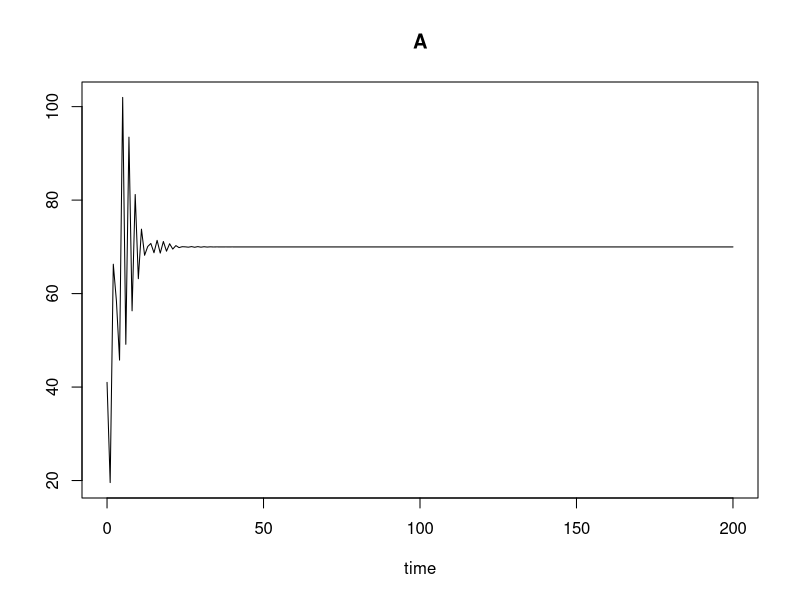
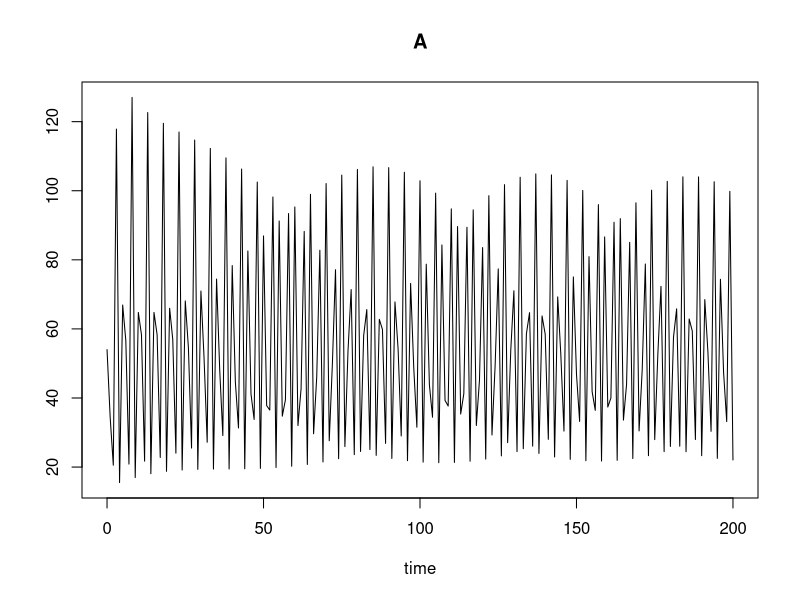

Write the R code that produced these figures, in order.
## ---- chunk 1
knitr::opts_chunk$set(echo = TRUE)
## ---- chunk 2
library(caret)
library(lattice)
library(ggplot2)
library(dplyr)

## ---- chunk 3
parameters1 <- c(b = 7.48, c_ea = 0.009, c_pa = 0.004, c_el = 0.012, u_p = 0, u_l = 0.267, u_a = 0.73)

#rand11 <- sample(2:100,1)
#rand21 <- sample(2:100,1)
#rand31 <- sample(2:100,1)

state1 <- c(L = sample(2:100,1), P = sample(2:100,1), A = sample(2:100,1))



#ODE's that model Beetles
beetles1<-function(t, state, parameters) {
  with(as.list(c(state, parameters)),{
    # rate of change
    L1 <- b * A * exp((-c_el * L) - (c_ea * A))
    P1 <- L * (1 - u_l) 
    A1 <- (P * exp(-c_pa * A) + A * (1 - u_a)) 
    
    # return the rate of change
    list(c(L1, P1, A1))
  }) # end with(as.list ...
}

times1 <- seq(0, 200)

#Plotting A vs Time Graph
library(deSolve)
Time_Series_Stable <- ode(y = state1, times = times1, func = beetles1, parms = parameters1, method = "iteration")
plot(Time_Series_Stable, select = NULL, which = c('A'), ask = NULL,
              obs = NULL, obspar = list())
## ---- chunk 4
parameters2 <- c(b = 7.48, c_ea = 0.009, c_pa = 0.004, c_el = 0.012, u_p = 0, u_l = 0.267, u_a = 0.96)

state2 <- c(L = sample(2:100,1), P = sample(2:100,1), A = sample(2:100,1))


beetles2<-function(t, state, parameters) {
  with(as.list(c(state, parameters)),{
    # rate of change
    L1 <- b * A * exp((-c_el * L) - (c_ea * A))
    P1 <- L * (1 - u_l) 
    A1 <- (P * exp(-c_pa * A) + A * (1 - u_a)) 
    
    # return the rate of change
    list(c(L1, P1, A1))
  }) # end with(as.list ...
}

times2 <- seq(0, 200)

library(deSolve)
Time_Series_Aperiodic <- ode(y = state2, times = times2, func = beetles2, parms = parameters2, method = "iteration")
head(Time_Series_Aperiodic)

#Plotting A vs Time Graph
plot(Time_Series_Aperiodic, select = NULL, which = c('A'), ask = NULL,
              obs = NULL, obspar = list())

## ---- chunk 5
#Turning Atomic Vector into dataframe for manipulation
total_df <- as.data.frame(rbind(Time_Series_Stable,Time_Series_Aperiodic)) %>%
  select(time, A)


#K-Means
kmeans(total_df, 2,25)
